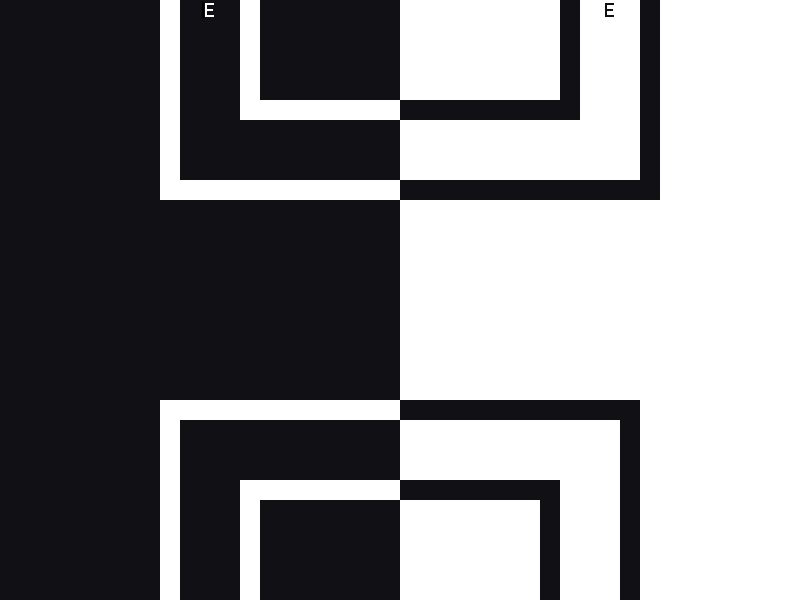

Rendered tile map (Tiled .tmx) drawn with the repository's tilesets; below, a short description and the map source with its tile grids summarised:
An orthogonal 40x30 tile map with 20x20 px tiles, 1 tile layer (a), 2 hidden layers not drawn, 3 tilesets.

<map version="1.0" orientation="orthogonal" width="40" height="30" tilewidth="20" tileheight="20">
 <tileset firstgid="1" name="mirrorTiles" tilewidth="20" tileheight="20">
  <image source="mirrosTiles.png" width="60" height="20" />
  <tile id="0">
   <properties>
    <property name="color" value="black" />
    <property name="exit" value="false" />
    <property name="spawn" value="false" />
   </properties>
  </tile>
  <tile id="1">
   <properties>
    <property name="color" value="white" />
    <property name="exit" value="false" />
    <property name="spawn" value="false" />
   </properties>
  </tile>
  <tile id="2">
   <properties>
    <property name="color" value="grey" />
    <property name="exit" value="false" />
    <property name="spawn" value="false" />
   </properties>
  </tile>
 </tileset>
 <tileset firstgid="4" name="mirrorExit" tilewidth="20" tileheight="20">
  <image source="mirrosExit.png" width="60" height="20" />
  <tile id="0">
   <properties>
    <property name="color" value="black" />
    <property name="exit" value="true" />
    <property name="spawn" value="false" />
   </properties>
  </tile>
  <tile id="1">
   <properties>
    <property name="color" value="white" />
    <property name="exit" value="true" />
    <property name="spawn" value="false" />
   </properties>
  </tile>
  <tile id="2">
   <properties>
    <property name="color" value="grey" />
    <property name="exit" value="yes" />
    <property name="spawn" value="false" />
   </properties>
  </tile>
 </tileset>
 <tileset firstgid="7" name="mirrorsSpawn" tilewidth="20" tileheight="20">
  <image source="mirrosSpawn.png" width="60" height="20" />
  <tile id="0">
   <properties>
    <property name="color" value="black" />
    <property name="exit" value="false" />
    <property name="spawn" value="true" />
   </properties>
  </tile>
  <tile id="1">
   <properties>
    <property name="color" value="white" />
    <property name="exit" value="false" />
    <property name="spawn" value="true" />
   </properties>
  </tile>
  <tile id="2">
   <properties>
    <property name="color" value="grey" />
    <property name="exit" value="false" />
    <property name="spawn" value="true" />
   </properties>
  </tile>
 </tileset>
 <layer name="a" width="40" height="30">
  <data>[1200 cells, 1200 non-empty, 4 distinct tile ids]</data>
 </layer>
 <layer name="b" width="40" height="30" visible="0">
  <data>[1200 cells, 1200 non-empty, 2 distinct tile ids]</data>
 </layer>
 <layer name="c" width="40" height="30" visible="0">
  <data>[1200 cells, 1200 non-empty, 2 distinct tile ids]</data>
 </layer>
</map>